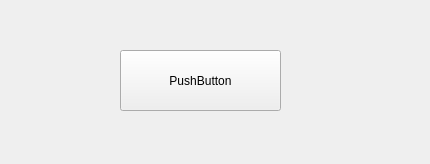
<?xml version="1.0" encoding="UTF-8"?>
<ui version="4.0">
 <class>Widget</class>
 <widget class="QWidget" name="Widget">
  <property name="geometry">
   <rect>
    <x>0</x>
    <y>0</y>
    <width>430</width>
    <height>164</height>
   </rect>
  </property>
  <property name="windowTitle">
   <string>Widget</string>
  </property>
  <widget class="QPushButton" name="showInfoButton">
   <property name="geometry">
    <rect>
     <x>120</x>
     <y>50</y>
     <width>161</width>
     <height>61</height>
    </rect>
   </property>
   <property name="text">
    <string>PushButton</string>
   </property>
  </widget>
 </widget>
 <resources/>
 <connections/>
</ui>
